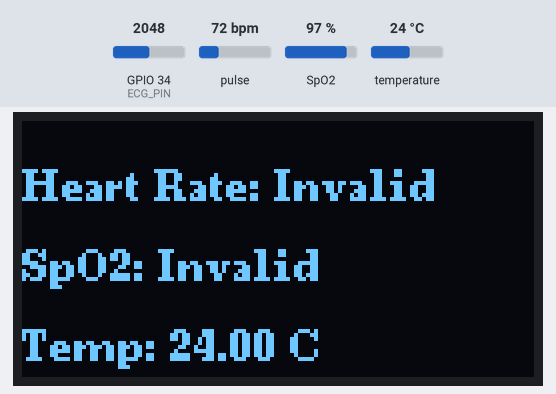
This sketch was run on a simulated ESP32. Shown: 128×64 one-colour display. The inputs (shaded band) are chosen by the test bench; at power-on: pulse 72 bpm, temperature 24 °C, SpO2 97 %, GPIO 34 (ECG_PIN) = 2048. WiFi joins after 1.5 s; servers stay silent unless stated; what the sketch prints to the serial monitor is not drawn.

Above: at 3.2 s.
3.3 s: pulse set to 42 bpm
At 6.0 s:
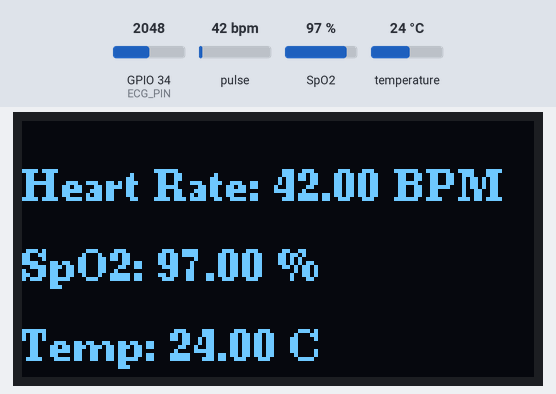
6.3 s: temperature set to 12 °C
At 7.8 s:
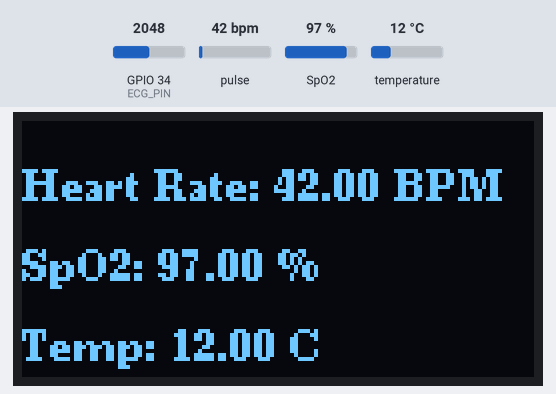
8.6 s: SpO2 set to 80 %
At 9.6 s:
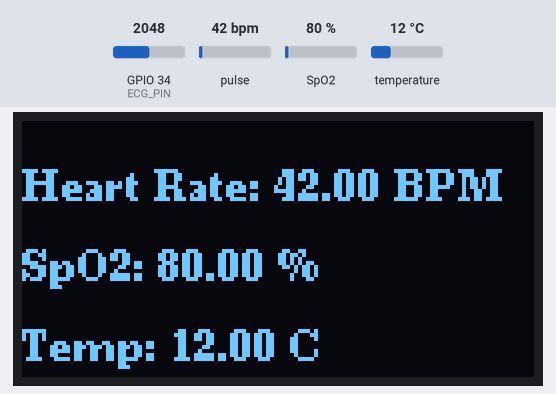
10.6 s: temperature set to 19 °C
12.6 s: pulse set to 70 bpm
At 14.3 s:
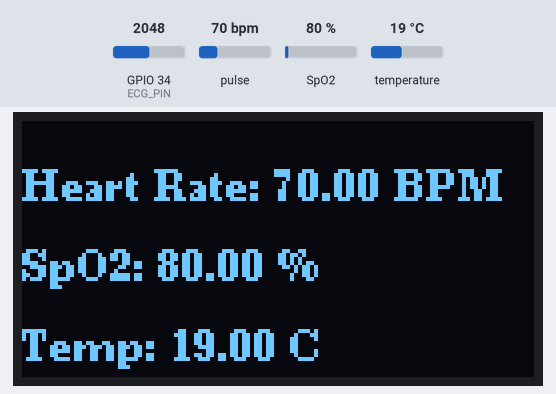
14.6 s: temperature set to 28 °C
At 16.0 s:
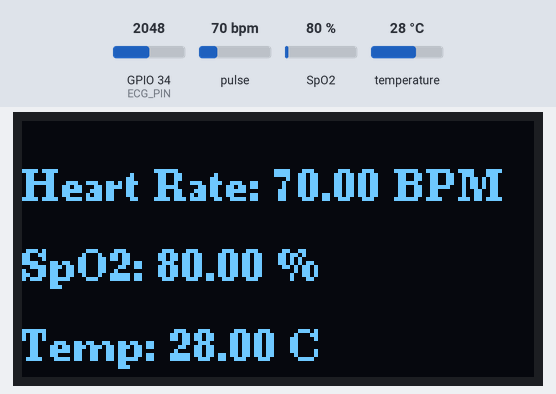
Timing chart, 0 to 17.6 s (numbered marks = the images above; inputs shaded):
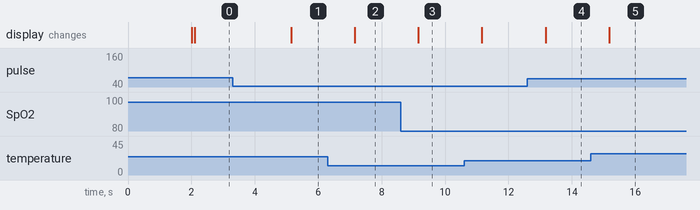

Measured:
- after the input at 3.3 s, the display: changes after 1.8 s (image 1)
- after the input at 6.3 s, the display: changes after 0.85 s (image 2)
- after the input at 8.6 s, the display: changes after 0.56 s (image 3)
- after the input at 12.6 s, the display: changes after 0.57 s (image 4)
- after the input at 14.6 s, the display: changes after 0.58 s (image 5)

The sketch:

webserver.ino
```cpp
#include <WiFi.h>
#include <WebServer.h>
#include <Wire.h>
#include "MAX30100_PulseOximeter.h"
#include <U8g2lib.h>
#include <OneWire.h>
#include <DallasTemperature.h>

// ----- WiFi Credentials -----
const char* wifi_ssid = "ZTE_2.4G_6SDbuZ";
const char* wifi_pass = "Q3AC29Yd";

// ----- Web Server Instance -----
WebServer server(80);

// ----- Global Variables for Web Server Data -----
float gHeartRate = 0, gSpO2 = 0, gTemperatureC = 0;
int   gEcgValue = 0;

// **I2C OLED Display (128x64, I2C)**
U8G2_SSD1306_128X64_NONAME_F_HW_I2C u8g2(U8G2_R0, U8X8_PIN_NONE, 22, 21);

// **MAX30100 Pulse Oximeter Instance**
PulseOximeter pox;

// **Temperature Sensor (DS18B20) Pin**
#define TEMP_SENSOR_PIN 4
OneWire oneWire(TEMP_SENSOR_PIN);
DallasTemperature sensors(&oneWire);
DeviceAddress tempDeviceAddress;

// **ECG Sensor Pin**
#define ECG_PIN 34

// **Time Tracking Variables**
uint32_t tsLastReport = 0;
#define REPORTING_PERIOD_MS 1000

// **Callback for Heartbeat Detection**
void onBeatDetected() {
  Serial.println("Beat detected!");
}

// --- Function Prototypes for Web Server ---
String SendHTML(float heartRate, float spO2, float temperatureC, int ecgValue);
void handle_OnConnect();

void setup() {
  Serial.begin(115200);
  Serial.println("Pulse, SpO2, ECG & Temperature Monitoring System");

  // ----- Connect to WiFi -----
  WiFi.begin(wifi_ssid, wifi_pass);
  Serial.print("Connecting to WiFi");
  while (WiFi.status() != WL_CONNECTED) {
    delay(1000);
    Serial.print(".");
  }
  Serial.println();
  Serial.print("Connected. IP: ");
  Serial.println(WiFi.localIP());

  // ----- Start the Web Server -----
  server.on("/", handle_OnConnect);
  server.begin();
  Serial.println("HTTP server started");

  // **Initialize OLED**
  u8g2.begin();
  u8g2.clearBuffer();
  u8g2.setFont(u8g2_font_ncenB08_tr);
  Serial.println("OLED Initialized");

  // **Initialize DS18B20 Temperature Sensor**
  sensors.begin();
  sensors.getAddress(tempDeviceAddress, 0);
  sensors.setResolution(tempDeviceAddress, 12);
  sensors.setWaitForConversion(false);
  sensors.requestTemperatures();

  // **Initialize MAX30100 Pulse Oximeter**
  Serial.print("Initializing MAX30100...");
  if (!pox.begin()) {
    Serial.println("FAILED. Check wiring.");
    while (1);
  }
  Serial.println("SUCCESS");
  pox.setOnBeatDetectedCallback(onBeatDetected);
}

void loop() {
  server.handleClient();  // Process incoming HTTP requests
  pox.update();           // Update Pulse Oximeter readings
  sensors.requestTemperatures();

  // **Read Sensor Values**
  float heartRate = pox.getHeartRate();
  float spO2 = pox.getSpO2();
  float temperatureC = sensors.getTempCByIndex(0);

  // **Read ECG Sensor (for Serial Plotter)**
  int ecgValue = analogRead(ECG_PIN);
  Serial.println(ecgValue); // Printed only for Serial Plotter

  // Update global variables for web server use
  gHeartRate = heartRate;
  gSpO2 = spO2;
  gTemperatureC = temperatureC;
  gEcgValue = ecgValue;

  // **Update OLED and Serial Monitor Every Second**
  if (millis() - tsLastReport > REPORTING_PERIOD_MS) {
    tsLastReport = millis();

    // Print sensor values to Serial Monitor
    Serial.print("Heart Rate: ");
    Serial.print((heartRate > 0) ? heartRate : 0);
    Serial.print(" BPM | SpO2: ");
    Serial.print((spO2 > 0) ? spO2 : 0);
    Serial.print(" % | Temp: ");
    Serial.print(temperatureC);
    Serial.println(" °C");

    // Update OLED Display
    u8g2.clearBuffer();
    u8g2.setCursor(0, 20);
    u8g2.print("Heart Rate: ");
    if (heartRate > 0) {
      u8g2.print(heartRate);
      u8g2.print(" BPM");
    } else {
      u8g2.print("Invalid");
    }

    u8g2.setCursor(0, 40);
    u8g2.print("SpO2: ");
    if (spO2 > 0) {
      u8g2.print(spO2);
      u8g2.print(" %");
    } else {
      u8g2.print("Invalid");
    }

    u8g2.setCursor(0, 60);
    u8g2.print("Temp: ");
    u8g2.print(temperatureC);
    u8g2.print(" C");
    u8g2.sendBuffer();
  }

  delay(10);
}

// ----- Web Server Handler for Root URL -----
// We add headers to disable caching.
void handle_OnConnect() {
  server.sendHeader("Cache-Control", "no-cache, no-store, must-revalidate");
  server.sendHeader("Pragma", "no-cache");
  server.sendHeader("Expires", "0");
  server.send(200, "text/html", SendHTML(gHeartRate, gSpO2, gTemperatureC, gEcgValue));
}

// ----- Function to Generate HTML Content -----
// This HTML includes a meta refresh tag to reload the page every second.
String SendHTML(float heartRate, float spO2, float temperatureC, int ecgValue) {
  String ptr = "<!DOCTYPE html>";
  ptr += "<html>";
  ptr += "<head>";
  ptr += "<title>ESP32 Patient Health Monitoring</title>";
  ptr += "<meta name='viewport' content='width=device-width, initial-scale=1.0'>";
  // Refresh the page every 1 second
  ptr += "<meta http-equiv='refresh' content='1'>";
  ptr += "<style>";
  ptr += "html { font-family: Arial; text-align: center; color: #444; } ";
  ptr += "h1 { color: #444; } ";
  ptr += ".data { margin: 20px; padding: 10px; border: 1px solid #ccc; display: inline-block; }";
  ptr += "</style>";
  ptr += "</head>";
  ptr += "<body>";
  ptr += "<h1>ESP32 Patient Health Monitoring</h1>";
  ptr += "<div class='data'><h2>Heart Rate</h2><p>" + String(heartRate, 1) + " BPM</p></div>";
  ptr += "<div class='data'><h2>SpO2</h2><p>" + String(spO2, 1) + " %</p></div>";
  ptr += "<div class='data'><h2>Temperature</h2><p>" + String(temperatureC, 1) + " °C</p></div>";
  ptr += "<div class='data'><h2>ECG</h2><p>" + String(ecgValue) + "</p></div>";
  ptr += "</body></html>";
  return ptr;
}
```
